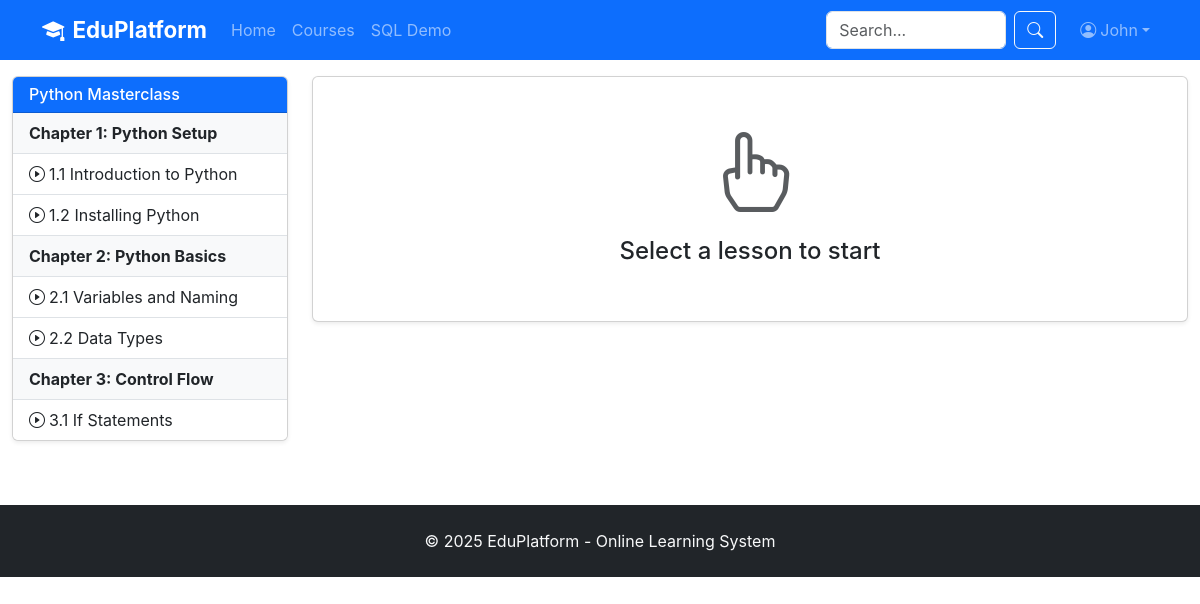
The app's page /learn/1 (signed in) with its own data.
### tables this page shows
CREATE TABLE course (course_id INTEGER PRIMARY KEY AUTOINCREMENT, title TEXT NOT NULL, subtitle TEXT, description TEXT, instructor_id INTEGER NOT NULL, category_id INTEGER, cover_image TEXT, price REAL DEFAULT 0.00, original_price REAL, level TEXT DEFAULT 'beginner', duration_hours REAL DEFAULT 0, status TEXT DEFAULT 'draft', is_featured INTEGER DEFAULT 0, enrollment_count INTEGER DEFAULT 0, rating_avg REAL DEFAULT 0.00, rating_count INTEGER DEFAULT 0, created_at TIMESTAMP DEFAULT CURRENT_TIMESTAMP, published_at DATETIME);

CREATE TABLE lesson (lesson_id INTEGER PRIMARY KEY AUTOINCREMENT, chapter_id INTEGER NOT NULL, title TEXT NOT NULL, content_type TEXT DEFAULT 'video', video_url TEXT, video_duration INTEGER DEFAULT 0, sort_order INTEGER DEFAULT 0, is_free INTEGER DEFAULT 0);

CREATE TABLE chapter (chapter_id INTEGER PRIMARY KEY AUTOINCREMENT, course_id INTEGER NOT NULL, title TEXT NOT NULL, description TEXT, sort_order INTEGER DEFAULT 0, is_free INTEGER DEFAULT 0);

### app.py (the view)
@app.route('/learn/<int:course_id>')
@login_required
def learn(course_id):
    conn = get_db()
    c = conn.cursor()
    c.execute('SELECT * FROM enrollment WHERE user_id = ? AND course_id = ?', (session['user_id'], course_id))
    enrollment = c.fetchone()
    if not enrollment:
        flash('Please enroll first', 'warning')
        return redirect(url_for('course_detail', course_id=course_id))
    c.execute('SELECT * FROM course WHERE course_id = ?', (course_id,))
    course = c.fetchone()
    c.execute('''SELECT ch.chapter_id, ch.title as chapter_title, ch.sort_order as chapter_order,
        l.lesson_id, l.title as lesson_title, l.content_type, l.video_url, l.video_duration, l.sort_order as lesson_order
        FROM chapter ch LEFT JOIN lesson l ON ch.chapter_id = l.chapter_id WHERE ch.course_id = ? ORDER BY ch.sort_order, l.sort_order''', (course_id,))
    rows = c.fetchall()
    chapters = {}
    for row in rows:
        ch_id = row['chapter_id']
        if ch_id not in chapters:
            chapters[ch_id] = {'chapter_id': ch_id, 'title': row['chapter_title'], 'lessons': []}
        if row['lesson_id']:
            chapters[ch_id]['lessons'].append({'lesson_id': row['lesson_id'], 'title': row['lesson_title'], 'content_type': row['content_type'], 'video_url': row['video_url'], 'video_duration': row['video_duration']})
    c.execute('SELECT lesson_id, is_completed, progress_percent FROM learning_progress WHERE user_id = ?', (session['user_id'],))
    progress_data = {row['lesson_id']: row for row in c.fetchall()}
    lesson_id = request.args.get('lesson', type=int)
    current_lesson = None
    if lesson_id:
        c.execute('SELECT * FROM lesson WHERE lesson_id = ?', (lesson_id,))
        current_lesson = c.fetchone()
    c.execute('UPDATE enrollment SET last_accessed_at = ? WHERE user_id = ? AND course_id = ?', (datetime.now(), session['user_id'], course_id))
    conn.commit()
    conn.close()
    return render_template('learn.html', course=course, chapters=list(chapters.values()), current_lesson=current_lesson, progress_data=progress_data, enrollment=enrollment)

### app.py (called while the page is built)
def get_db():
    conn = sqlite3.connect(DATABASE)
    conn.row_factory = sqlite3.Row
    return conn

def login_required(f):
    @wraps(f)
    def decorated_function(*args, **kwargs):
        if 'user_id' not in session:
            flash('Please login first', 'warning')
            return redirect(url_for('login'))
        return f(*args, **kwargs)
    return decorated_function

### templates/learn.html (shortened to what this page needs)
{% extends "base.html" %}
{% block content %}
<div class="container-fluid py-3">
    <div class="row">
        <div class="col-lg-3">
            <div class="card shadow-sm">
                <div class="card-header bg-primary text-white"><h6 class="mb-0">{{ course['title'] }}</h6></div>
                <div class="list-group list-group-flush" style="max-height:70vh;overflow-y:auto;">
                    {% for ch in chapters %}
                    <div class="list-group-item bg-light fw-bold">{{ ch['title'] }}</div>
                    {% for lesson in ch['lessons'] %}
                    <a href="{{ url_for('learn', course_id=course['course_id'], lesson=lesson['lesson_id']) }}" class="list-group-item list-group-item-action d-flex justify-content-between ">
                        <span><i class="bi bi-play-circle me-1"></i>{{ lesson['title'] }}</span>
                    </a>
                    {% endfor %}{% endfor %}
                </div>
            </div>
        </div>
        <div class="col-lg-9">
            {% if current_lesson %}
            <div class="card shadow-sm">
                <div class="card-header d-flex justify-content-between"><h5 class="mb-0">{{ current_lesson['title'] }}</h5><span class="badge bg-info">{{ current_lesson['content_type'] }}</span></div>
                <div class="card-body">
                    <div class="ratio ratio-16x9 bg-dark mb-3"><div class="d-flex align-items-center justify-content-center text-white"><div class="text-center"><i class="bi bi-play-circle display-1"></i><p class="mt-2">Video Player Area</p></div></div></div>
                    <div class="progress mb-2" style="height:10px;"><div class="progress-bar" style="width:{{ enrollment['progress_percent'] }}%"></div></div>
                    <small class="text-muted">Progress: {{ enrollment['progress_percent'] }}% ({{ enrollment['completed_lessons'] }}/{{ enrollment['total_lessons'] }} lessons)</small>
                </div>
            </div>
            {% else %}
            <div class="card shadow-sm"><div class="card-body text-center py-5"><i class="bi bi-hand-index display-1 text-muted"></i><h4 class="mt-3">Select a lesson to start</h4></div></div>
            {% endif %}
        </div>
    </div>
</div>
{% endblock %}

### static/css/style.css (style rules this page uses)
body { font-family: -apple-system, BlinkMacSystemFont, "Segoe UI", Roboto, "Helvetica Neue", Arial, sans-serif; }

### records on screen
course: title "Python Masterclass"
lesson: title "Chapter 1: Python Setup", title "1.1 Introduction to Python"
lesson: title "1.2 Installing Python"
lesson: title "Chapter 2: Python Basics", title "2.1 Variables and Naming"
lesson: title "2.2 Data Types"
lesson: title "Chapter 3: Control Flow", title "3.1 If Statements"

### other values on screen
{{ session.username }} "John"
